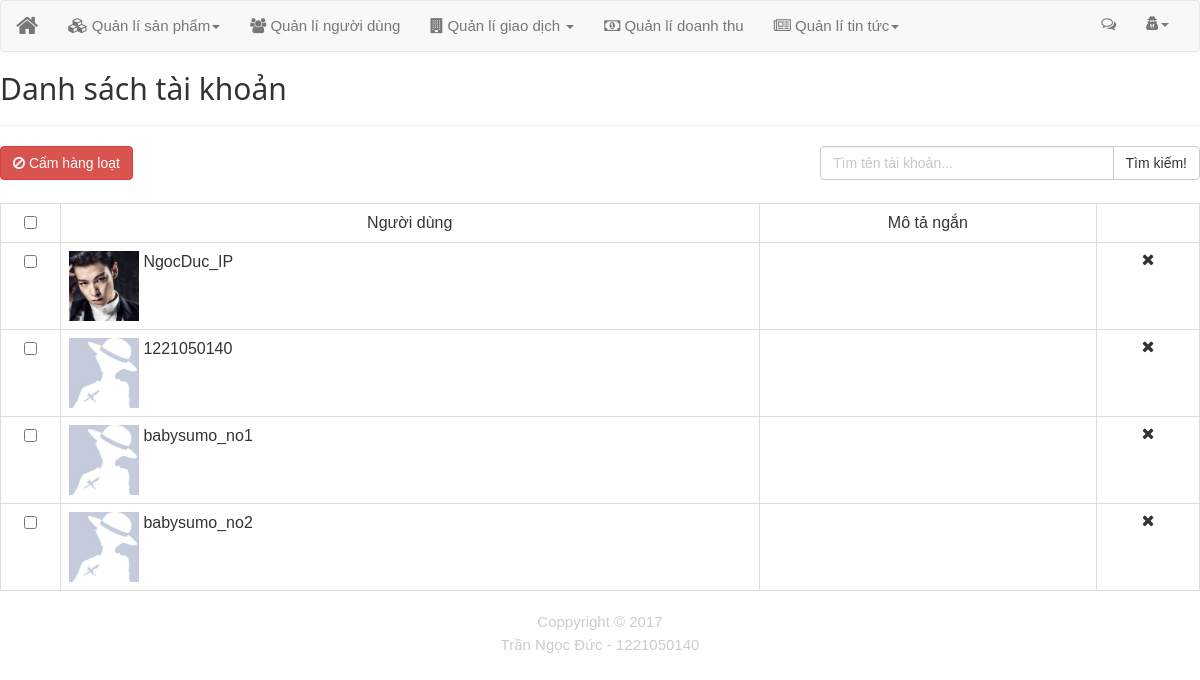
/index.php/admin/user, run on an earlier commit of the app's database.
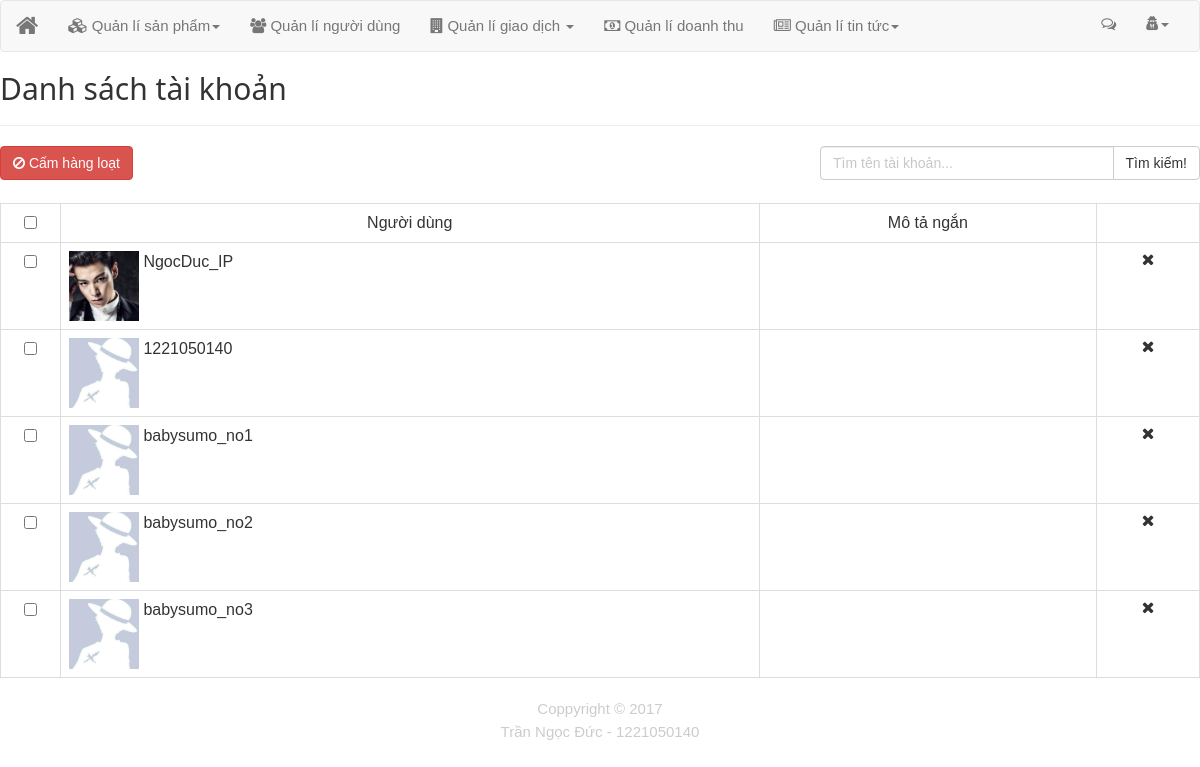
And on a later commit of the database.
### tables this page shows
CREATE TABLE `tb_user` (
  `id_user` int(11) NOT NULL,
  `phone` varchar(13) NOT NULL,
  `account` varchar(30) NOT NULL,
  `name` varchar(50) NOT NULL,
  `password` varchar(100) NOT NULL,
  `discribe` text NOT NULL,
  `img` varchar(50) NOT NULL,
  `follow` int(11) NOT NULL,
  `active` int(11) NOT NULL
);

### application/controllers/admin/User.php (called while the page is built)
<?php
class User extends CI_Controller
{
	function index(){
		$data = array();
		$user = $this->User_models->getall();
		if($user){
			$data['user'] = $user;
		}
		$this->load->view('admin/user',$data);
	}
}
 ?>

### index.php (called while the page is built, shortened)
<?php
require_once BASEPATH.'core/CodeIgniter.php';

### application/models/User_models.php (called while the page is built, shortened)
<?php
class User_models extends CI_Model{
    function getall(){
        $query = $this->db->get('tb_user');
        if($query->num_rows() > 0){
            return $query->result();
        }else return false;
    }
}
?>

### application/views/admin/user.php (the view, shortened to what this page needs)
<?php
include'header.php';
 ?>
<section class="max">
	<h2>Danh sách tài khoản</h2>
	<hr>
	<?php
	echo form_open();
	 ?>
	<div class="row">
	 	<div class="col-md-8 col-sm-6 col-xs-12">
		 	<buttom type="submit" class="btn btn-danger">
		 		<i class="fa fa-ban"></i> Cấm hàng loạt
		 	</buttom>
		</div>
		<div class="col-md-4 col-sm-6 col-xs-12">
			<div class="input-group">
		      <input type="text" class="form-control" placeholder="Tìm tên tài khoản...">
		      <span class="input-group-btn">
		        <button class="btn btn-default" type="button">Tìm kiếm!</button>
		      </span>
		    </div>
		</div>
	</div>
	<br>
	<table class="table table-bordered table-hover">
		<tr class="text-center">
			<td style="width:5%">
				<input type="checkbox" class="check" id="checkAll">
			</td>
			<td>
				Người dùng
			</td>
			<td>
				Mô tả ngắn
			</td>
			<td></td>
		</tr>
		<?php
		if($user){
			foreach ($user as $key) {
			 ?>
		<tr>
			<td class="text-center">
				<input type="checkbox" class="check" value="<?php echo $key->id_user ?>">
			</td>
			<td>
				<div class="avatar1" style="background:url('<?php echo base_url() ?>/public/img/user/avatar/<?php echo $key->img ?>') center; background-size: cover;margin:0; padding: 0"></div>
                &nbsp;<a href="#"><?php echo $key->name?></a>
			</td>
			<td>
				<div style="height:70px;overflow-x: hidden">
				</div>
			</td>
			<td class="text-center">
				<a href=""><i class="fa fa-remove"></i></a>
			</td>
		</tr>
		<?php
			}
		}
		 ?>
	</table>
	<?php
	echo form_close();
	 ?>
</section>
 <?php
include'footer.php';
  ?>

What changed in the data, as far as the page shows it:
added tb_user: img (placeholder picture), name "babysumo_no3"
